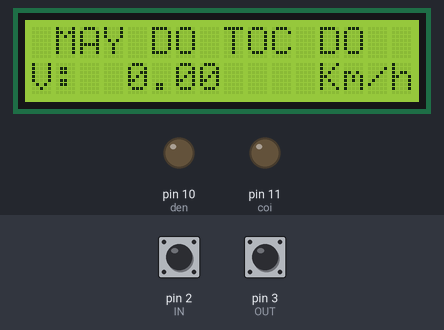
Simulated run of this sketch. Board: Arduino Uno, built with avr-gcc and run on an emulated ATmega328P. On the bench: 16×2 character LCD, output pins drawn as LEDs (lit = HIGH). The inputs (shaded band) are chosen by the test bench; at power-on: pin 3 (OUT) HIGH, pin 2 (IN) HIGH. What the sketch prints to the serial monitor is not drawn.

Above: at 1.2 s.
1.3 s: pin 3 (OUT) pulled LOW for 0.15 s
At 2.3 s:
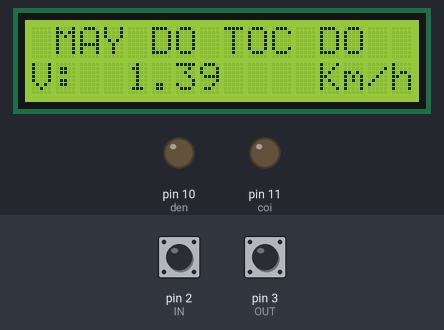
2.9 s: pin 3 (OUT) pulled LOW for 1 s
At 3.6 s:
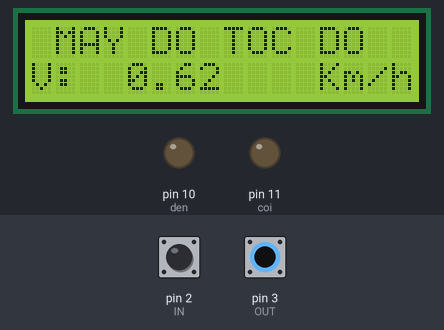
Timing chart, 0 to 5.9 s (numbered marks = the images above; inputs shaded):
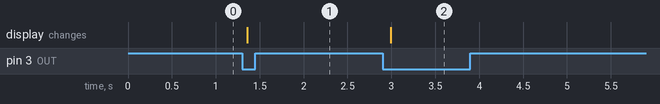

Measured:
- after the input at 1.3 s, the display: changes after 0.06 s (image 1)
- after the input at 2.9 s, the display: changes after 0.09 s (image 2)

The sketch:

DO_TOC_DO.ino
```cpp
#define IN 2
#define OUT 3
#define coi 11
#define den 10
double quangduong = 0.5;//khoảng cách hai cảm biến ; //Đơn vị mét
double thoigian = 0;
double vantoc = 0;
long time;
int i = 0;
int canhbao = 70.0;
#include <Wire.h>
#include <LiquidCrystal_I2C.h>
LiquidCrystal_I2C lcd(0x27, 16, 2);
void batdau() {
  time = millis();
}
void ketthuc() {
    thoigian = (millis() - time); //tính thời gian xe chạy đơn vị giây
}
void setup() {
  Serial.begin(9600);
  pinMode(IN, INPUT_PULLUP); // sử dụng điện trở kéo lên cho chân số 2, ngắt 0
  attachInterrupt(0, batdau, FALLING); // gọi hàm tatled liên tục khi còn nhấn nút
  pinMode(OUT, INPUT_PULLUP); // sử dụng điện trở kéo lên cho chân số 2, ngắt 0
  attachInterrupt(1, ketthuc, FALLING); // gọi hàm tatled liên tục khi còn nhấn nút
  lcd.init();                      // initialize the lcd
  lcd.backlight();
  lcd.setCursor(0, 0);
  lcd.print(" MAY DO TOC DO  ");
  lcd.setCursor(0, 1);
  lcd.print("VAN TOC:  " + String(vantoc));
  pinMode(coi, OUTPUT);
  pinMode(den, OUTPUT);
}

void loop() {
  if(thoigian >0){
  vantoc = (quangduong / (thoigian/1000.0))*3.6;//đổi m/s sang km/h
  }
  Serial.println("VAN TOC HIEN TAI LA: " + String(vantoc));
  lcd.setCursor(0, 0);
  lcd.print(" MAY DO TOC DO  ");
  lcd.setCursor(0, 1);
  lcd.print("V:          Km/h");
  lcd.setCursor(4, 1);
  lcd.print(vantoc);
  if(vantoc >= canhbao){
    digitalWrite(coi, HIGH);
    digitalWrite(den, HIGH);
  }
  else {
    digitalWrite(coi, LOW);
    digitalWrite(den, LOW);
  }
  delay(100);
}
```
